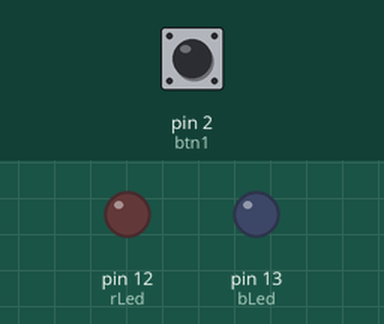
Bench run of a sketch on a simulated Arduino Uno, built with avr-gcc and run on an emulated ATmega328P. Shown: output pins drawn as LEDs (lit = HIGH). The test bench sets the inputs (shaded band); at power-on: pin 2 (btn1) HIGH. Random numbers use the default seed unless the sketch sets one.

Above: at 1.2 s.
1.3 s: pin 2 (btn1) pulled LOW for 1 s
At 1.7 s:
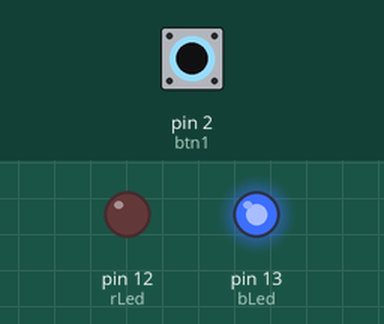
3.8 s: pin 2 (btn1) pulled LOW for 3.2 s
At 4.2 s:
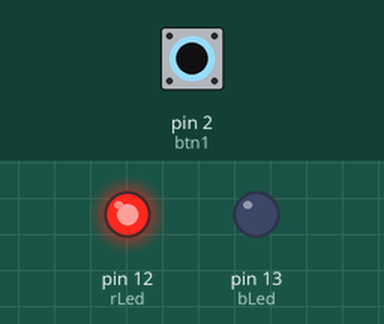
Timing chart, 0 to 8.8 s (numbered marks = the images above; inputs shaded):
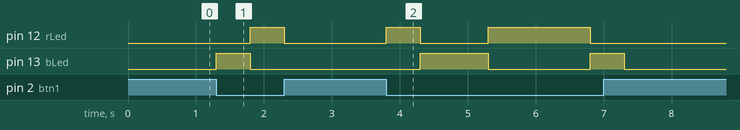

Measured:
- after the input at 1.3 s, pin 12 (rLed): LOW → HIGH after 0.50 s, → LOW 0.50 s later; pin 13 (bLed): LOW → HIGH at once, → LOW 0.50 s later
- after the input at 3.8 s, pin 12 (rLed): LOW → HIGH at once, → LOW 0.50 s later, → HIGH 1.0 s later, → LOW 1.5 s later; pin 13 (bLed): LOW → HIGH after 0.50 s, → LOW 1.0 s later, → HIGH 1.5 s later, → LOW 0.50 s later

The sketch:

sketch_lab010.ino
```cpp
int probRed = 50;
int rLed = 12;
int bLed = 13;
int btn1 = 2;

void setup() {
  pinMode(rLed, OUTPUT);
  pinMode(bLed, OUTPUT);
  pinMode(btn1, INPUT);
  randomSeed(analogRead(0)); // generate series of random numbers
}

void loop() {
  if (digitalRead(btn1) == LOW) {
    if (random(100) < probRed) {
      digitalWrite(rLed, HIGH);
      delay(500);
      digitalWrite(rLed, LOW);
    } else {
      digitalWrite(bLed, HIGH);
      delay(500);
      digitalWrite(bLed, LOW);
    }
  }
}
```
